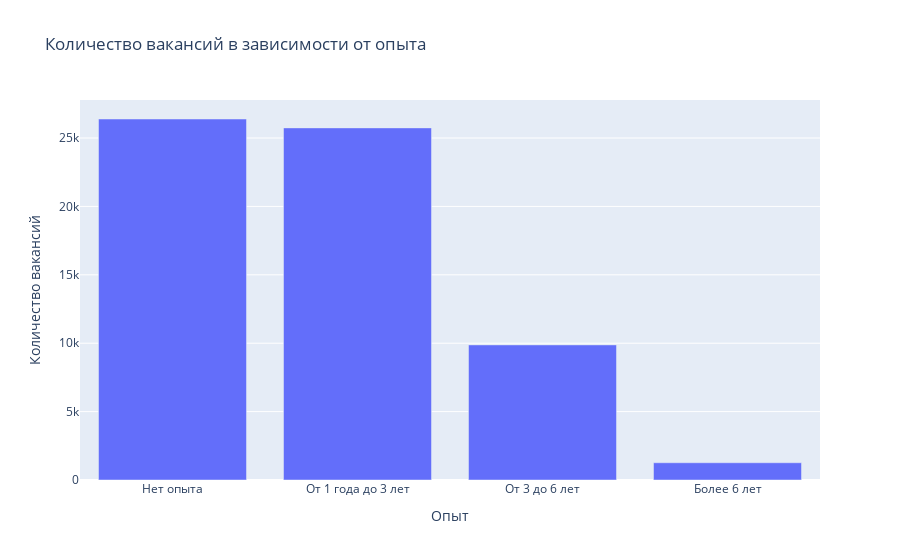

Write notebook code for a chart like this one.
### Code cell
plot_value_counts(
    df['experience.name'],
    x_label='Опыт',
    y_label='Количество вакансий',
    title='Количество вакансий в зависимости от опыта'
).update_xaxes(categoryorder='total descending')

### Figure 1 — Plotly figure (JSON) as saved in the notebook; plotly's stock layout.template omitted (floating-point values rounded to 4 significant figures)
{"data": [{"alignmentgroup": "True", "hovertemplate": "Опыт=%{x}<br>Количество вакансий=%{y}<extra></extra>", "legendgroup": "", "marker": {"color": "#636efa", "pattern": {"shape": ""}}, "name": "", "offsetgroup": "", "orientation": "v", "showlegend": false, "textposition": "auto", "x": ["Нет опыта", "От 1 года до 3 лет", "От 3 до 6 лет", "Более 6 лет"], "xaxis": "x", "y": [26392, 25743, 9877, 1261], "yaxis": "y", "type": "bar"}], "layout": {"xaxis": {"anchor": "y", "domain": [0.0, 1.0], "title": {"text": "Опыт"}, "categoryorder": "total descending"}, "yaxis": {"anchor": "x", "domain": [0.0, 1.0], "title": {"text": "Количество вакансий"}}, "legend": {"tracegroupgap": 0}, "title": {"text": "Количество вакансий в зависимости от опыта"}, "barmode": "relative"}}
